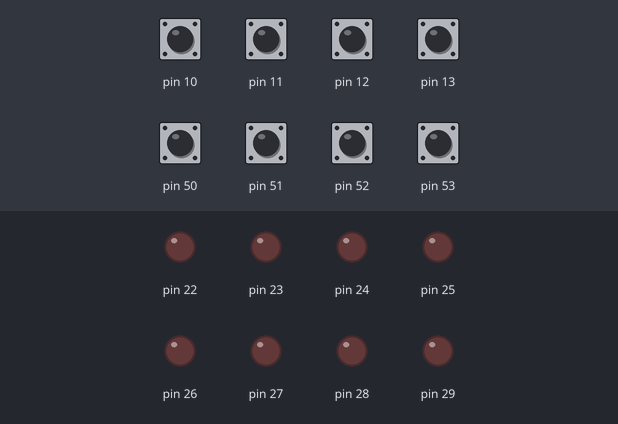
A sketch run on a simulated Arduino Mega 2560, built with avr-gcc and run on an emulated ATmega2560. On the bench: output pins drawn as LEDs (lit = HIGH). The inputs (shaded band) are chosen by the test bench; at power-on: pin 10–13, pin 50–53 LOW.

Above: at 1.2 s.
1.3 s: pin 10 driven HIGH
At 2.5 s:
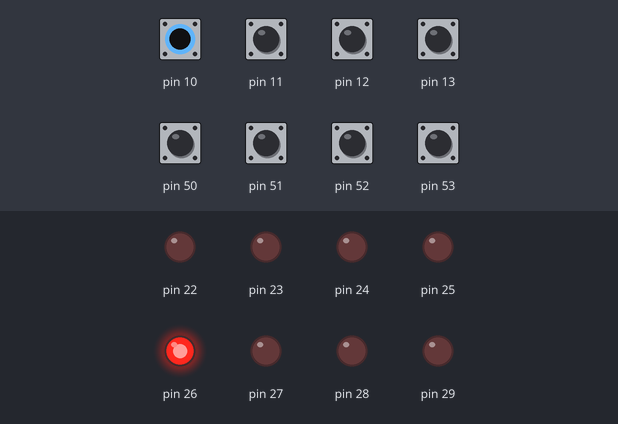
2.8 s: pin 11 driven HIGH
At 3.9 s:
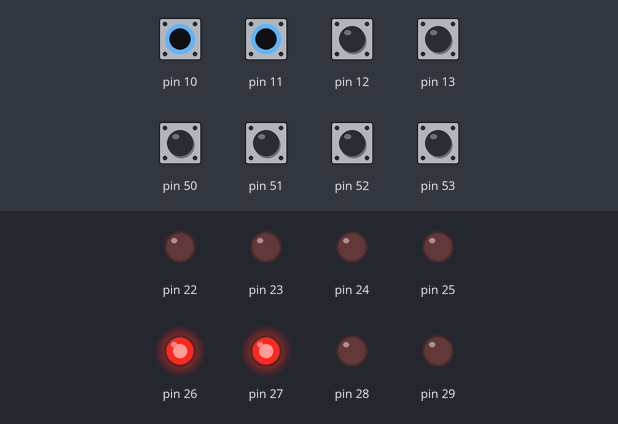
4.3 s: pin 12 driven HIGH
At 5.0 s:
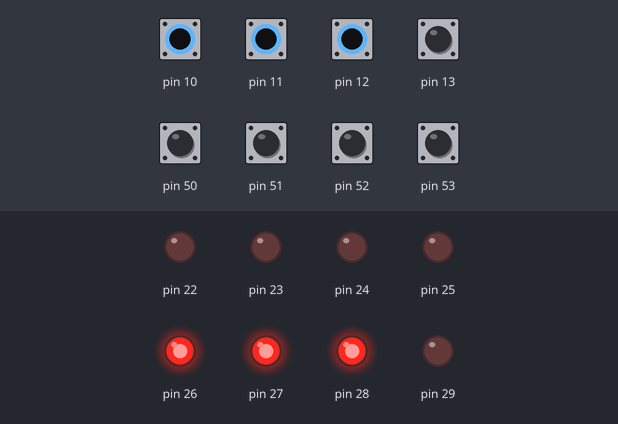
5.8 s: pin 13 driven HIGH
At 6.1 s:
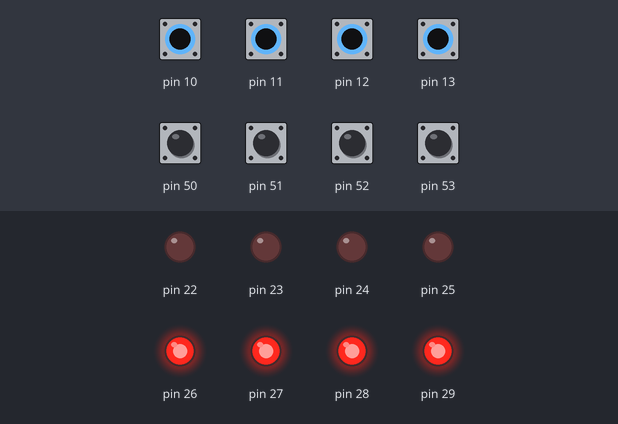
7.3 s: pin 50 driven HIGH
At 8.5 s:
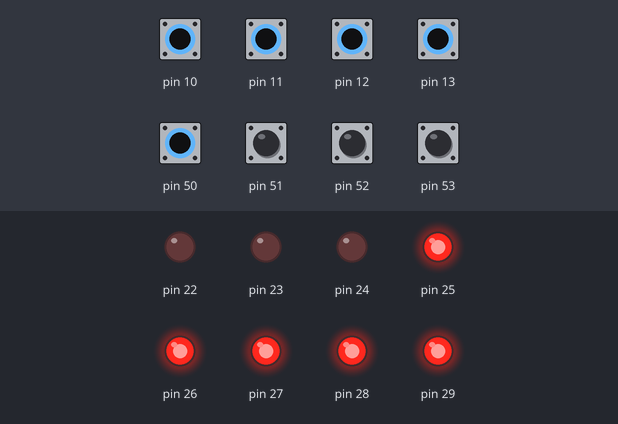
8.8 s: pin 51 driven HIGH
At 9.6 s:
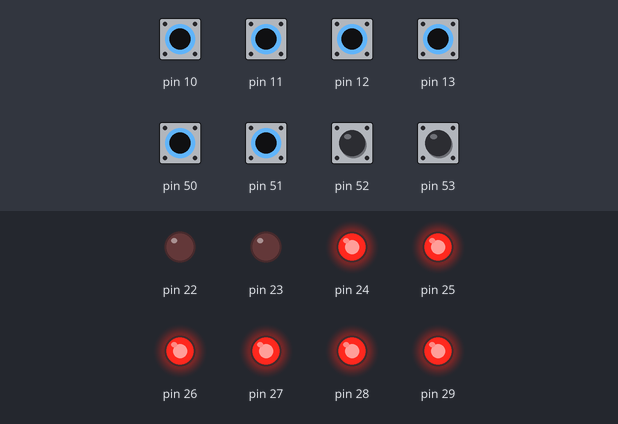
Timing chart, 0 to 11.3 s (numbered marks = the images above; inputs shaded):
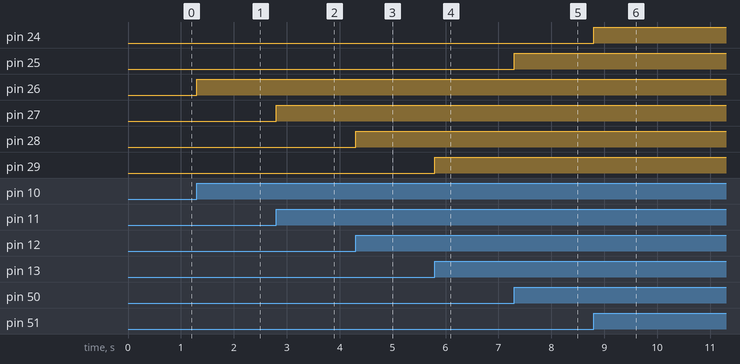

The sketch:

sketch.ino
```cpp
void setup() {
  // put your setup code here, to run once:
  volatile char *ddr_a=(char*)0x21;
  volatile char *ddr_b=(char*)0x24;
  *ddr_a=0xFF;
  *ddr_b=0x00;
}

void loop() {
  // put your main code here, to run repeatedly:
  volatile char *port_a=(char*)0x22;
  volatile char *port_b=(char*)0x23;
  volatile char check;
  while(1)
  { check=*port_b;

    *port_a=check;
  }

}
```

Measured:
- after the input at 1.3 s, pin 26: LOW → HIGH at once
- after the input at 2.8 s, pin 27: LOW → HIGH at once
- after the input at 4.3 s, pin 28: LOW → HIGH at once
- after the input at 5.8 s, pin 29: LOW → HIGH at once
- after the input at 7.3 s, pin 25: LOW → HIGH at once
- after the input at 8.8 s, pin 24: LOW → HIGH at once
